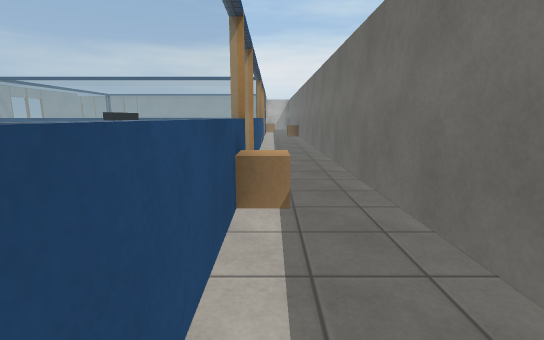
[1] (above)

23 first-person views from a walk through a Webots world. The camera is 1 m above the floor, tilts 10° down and sees 85° across. Doors are drawn as open doorways. The floor is counted in squares, 1 m on a side. Each view is taken from the middle of a square. On the plan, view 1 faces up. The plan holds only what a view shows up to about 12 squares ahead; the rest is blank. The place goes on beyond the plan. The robots in the file are not drawn. Simple shapes and patterns stand in for the simulator's stock objects.

[2]
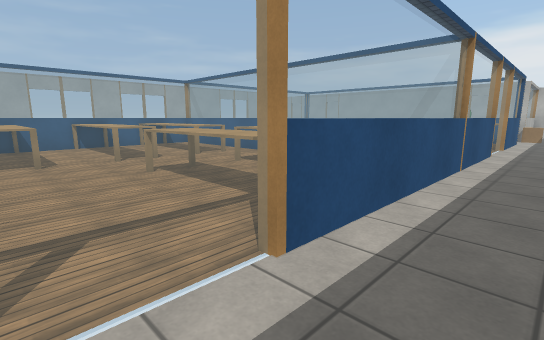

[3]
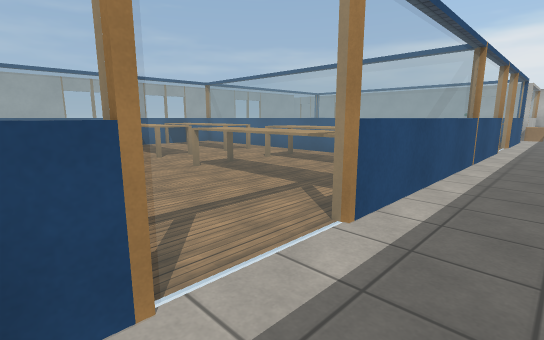

[4]
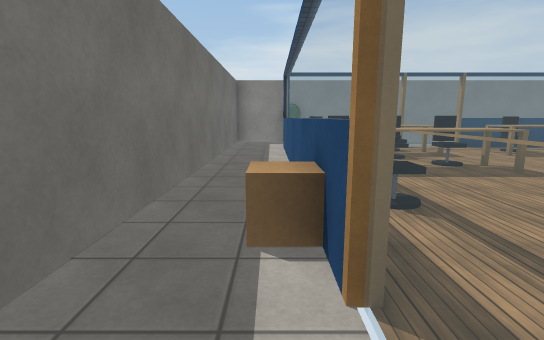

[5]
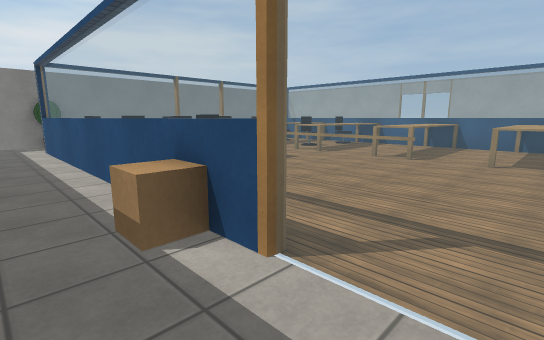

[6]
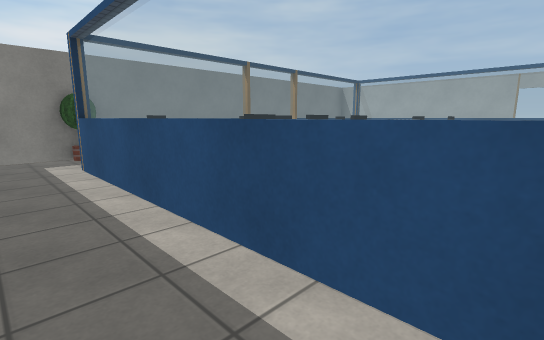

[7]
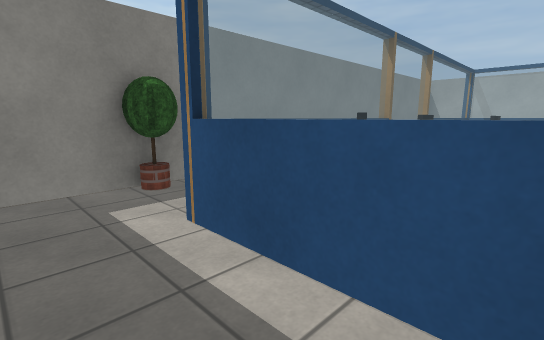

[8]
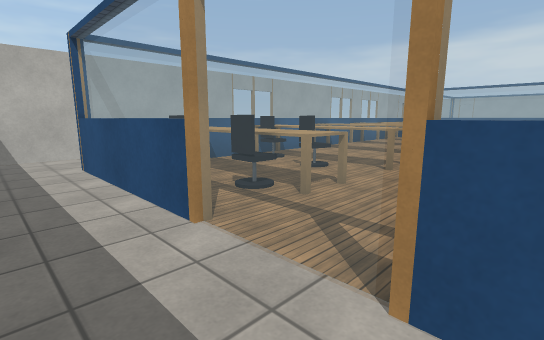

[9]
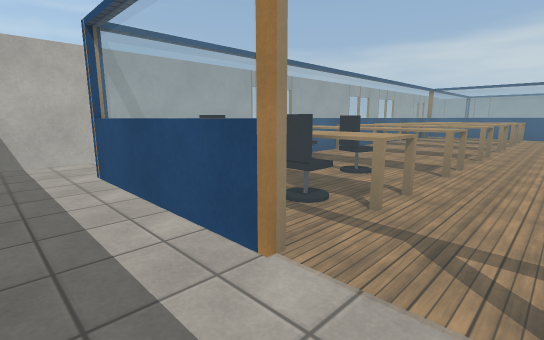

[10]
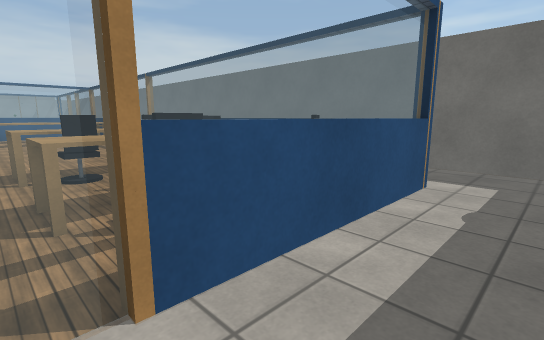

[11]
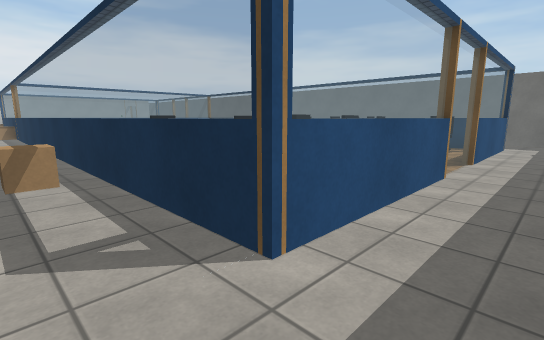

[12]
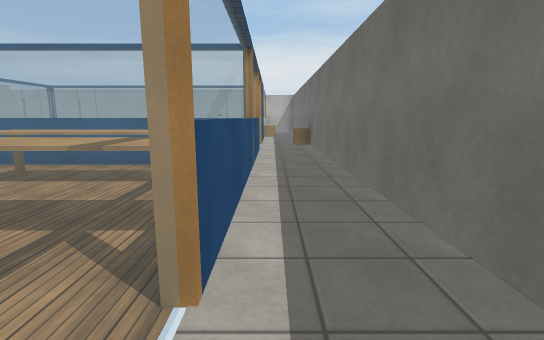

[13]
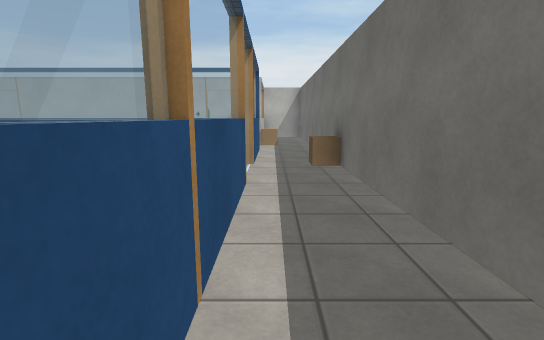

[14]
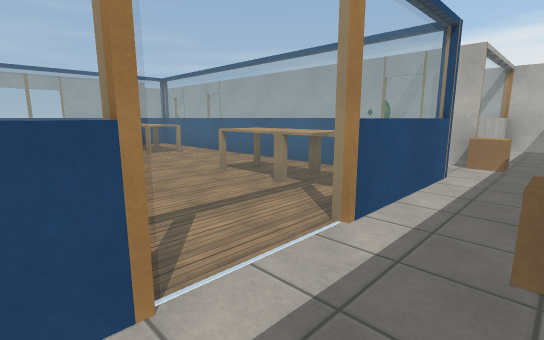

[15]
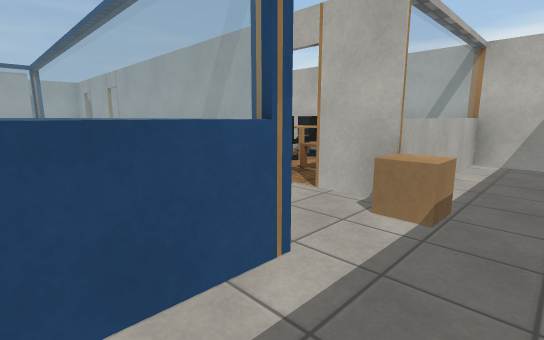

[16]
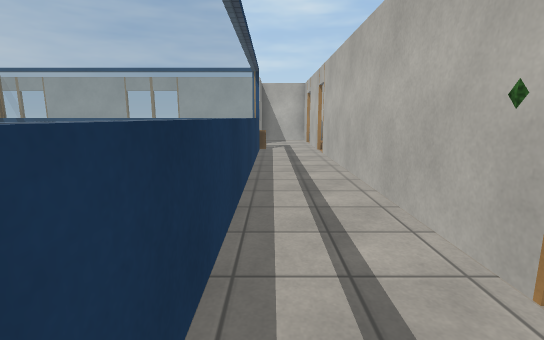

[17]
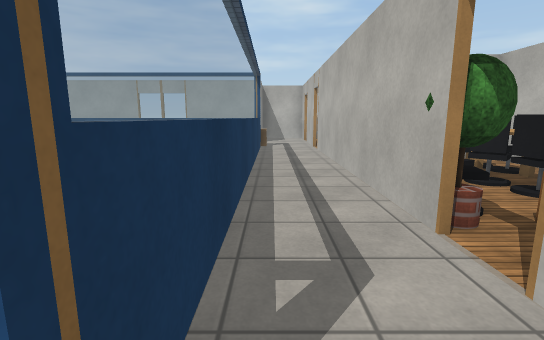

[18]
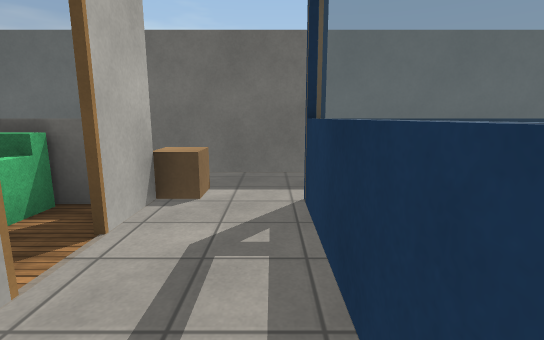

[19]
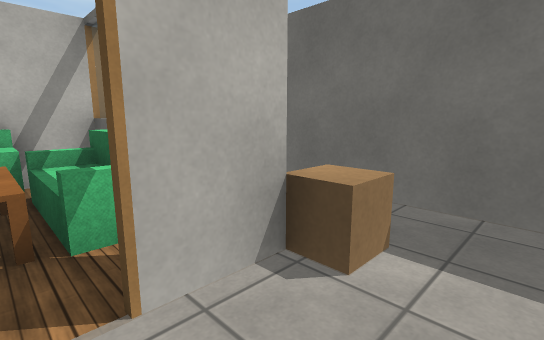

[20]
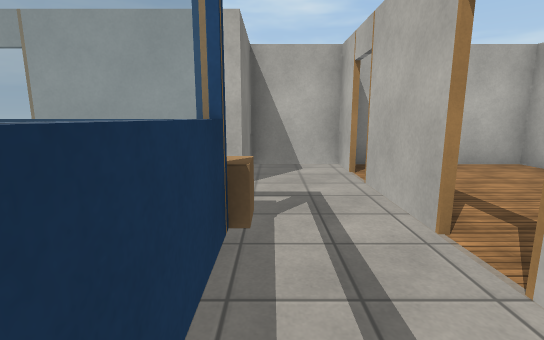

[21]
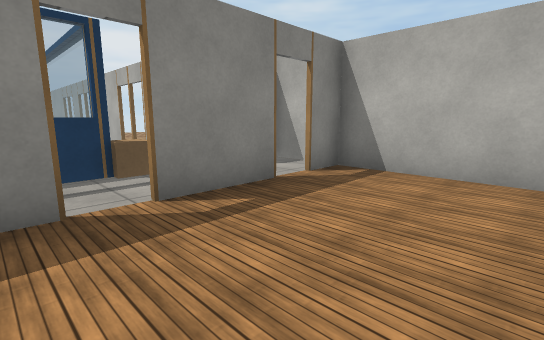

[22]
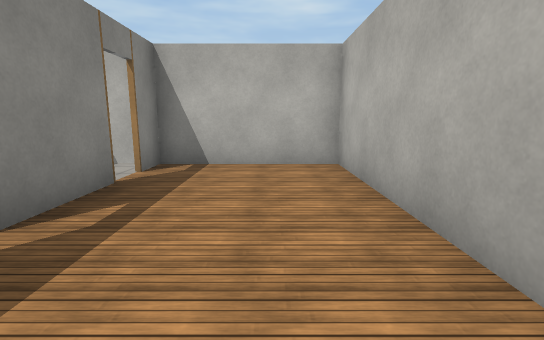

[23]
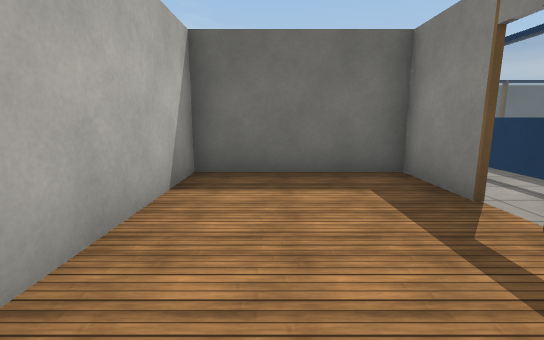

### Floor plan
Points are (right, up) in squares from view 1. A wall is a line through its corners. A room is listed if a view was taken in it or the views show most of it. See-through windows are left out.
Room 1 (views 1, 2, 3, 4, 5, 6, 7, 12, 13)
walls: (-0.4, 4.6) (-0.4, 3.9); (-4.6, -4.4) (-0.6, -4.4); (-12.4, 0.6) (-12.4, -4.5); (-0.4, -3.4) (-0.4, -4.6); (-10.4, -4.4) (-6.4, -4.4); (-10.6, -4.6) (-10.6, -3.5); (-0.4, 11.4) (-10.4, 11.4); (1.5, -4.6) (1.5, 10.6)
low walls: (-10.4, 10.9) (-10.4, 0.5)
ways out: open door at (-12.3, 1.3)
objects: cardboard box (-12, -1) to (-11, 0); table (-10, -3) to (-6, -2); office chair (-10, -1) to (-9, -1); table (-10, 0) to (-6, 1); table (-10, 2) to (-6, 3); table (-10, 5) to (-6, 6); table (-10, 7) to (-6, 8); table (-10, 9) to (-6, 10); other object (-9, -3); office chair (-8, -3) to (-7, -3); office chair (-8, -1); table (-5, -3) to (-4, -2); table (-5, 0) to (-3, 1); table (-5, 7) to (-1, 8); table (-5, 9) to (-1, 10); office chair (-4, -3); office chair (-4, -1) to (-4, 0); other object (-3, -2) to (-3, -1); office chair (-3, 0); other object (-2, -3) to (-1, -3); other object (-2, -1) to (-1, -1); table (-2, 1); office chair (-2, 2) to (-1, 3); table (-2, 4); table (-1, -2); table (-1, 0) to (-1, 1); cardboard box (0, 3) to (0, 4)
Room 2 (views 8, 9, 10, 11)
walls: (-6.4, -4.6) (-10.6, -4.6); (-0.4, -4.6) (-4.6, -4.6); (-11.7, -6.4) (0.9, -6.4); (-12.4, -4.5) (-12.4, -6); (1.5, -6.1) (1.5, -4.6)
objects: potted tree (-1, -6)
Room 3 (view 14)
walls: (-0.4, 12.5) (-0.4, 10.4); (1.5, 10.6) (1.5, 14.6)
Room 4 (view 15)
walls: (-0.6, 19.4) (-1.6, 19.4); (1.5, 14.6) (1.5, 18.5)
objects: table (-2, 17) to (-1, 18); cardboard box (1, 16) to (1, 17)
Room 5 (views 16, 17)
walls: (-1.4, 19.6) (-0.4, 19.6) (-0.4, 18.4); (-0.4, 21.5) (-1.6, 21.5); (1.5, 18.5) (1.5, 21.5)
ways out: opening at (-2, 20) to room 6; open door at (-2, 21.5) to room 6
objects: cardboard box (0, 21)
Room 6 (views 18, 19, 20)
walls: (-6.4, 21.5) (-9.6, 21.5); (-0.4, 22.5) (-0.4, 21.5); (0.8, 25.5) (-6.6, 25.5); (1.5, 21.5) (1.5, 25); (-9.5, 19.6) (-1.4, 19.6)
low walls: (-0.6, 24.8) (-0.6, 25.5); (-0.4, 25.5) (-0.4, 24.4)
ways out: opening at (-2, 20) to room 5; open door at (-2, 21.5) to room 5; opening at (-9, 20)
objects: other object (-6, 24); office chair (-6, 25); office chair (-5, 23); table (-5, 24) to (-4, 24); office chair (-5, 25); other object (-4, 22); office chair (-4, 23); office chair (-4, 25); potted tree (-3, 21); office chair (-3, 22); table (-3, 23) to (-3, 24); armchair (-3, 25) to (-2, 25); sofa (-2, 23) to (-1, 24)
Room 7 (views 21, 22, 23)
walls: (-9.6, 21.6) (-7.6, 21.6) (-7.6, 25.5); (-12.6, 21.6) (-10.4, 21.6); (-14.5, 21.6) (-13.4, 21.6); (-6.6, 25.5) (-14.5, 25.5) (-14.5, 22.1)
ways out: open door at (-13, 21.5); open door at (-10, 21.5)

Where each view was taken, in squares from view 1:
view 1: 0 up, 0 right, facing up
view 2: 5 up, 1 right, facing up-left
view 3: 4 up, 1 right, facing up-left
view 4: 6 up, 0 right, facing down
view 5: 6 up, 1 right, facing down-left
view 6: 2 up, 1 right, facing down-left
view 7: 2 down, 1 right, facing down-left
view 8: 6 down, 4 left, facing up-left
view 9: 6 down, 5 left, facing up-left
view 10: 6 down, 5 left, facing up-right
view 11: 6 down, 12 left, facing up-right
view 12: 5 up, 0 right, facing up
view 13: 10 up, 0 right, facing up
view 14: 14 up, 1 right, facing up-left
view 15: 18 up, 1 right, facing up-left
view 16: 20 up, 1 left, facing left
view 17: 20 up, 0 right, facing left
view 18: 20 up, 4 left, facing right
view 19: 20 up, 2 left, facing up-right
view 20: 20 up, 8 left, facing left
view 21: 25 up, 9 left, facing down-left
view 22: 24 up, 8 left, facing left
view 23: 24 up, 13 left, facing right
